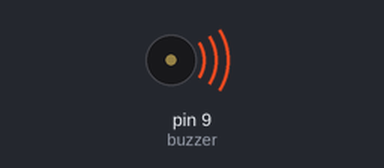
Bench run of a sketch on a simulated Arduino Uno, built with avr-gcc and run on an emulated ATmega328P. Parts: buzzer (waves = sounding).

Above: at 0.1 s.
At 2.1 s:
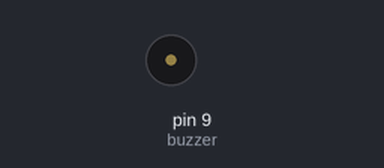
Timing chart, 0 to 3.6 s (numbered marks = the images above):
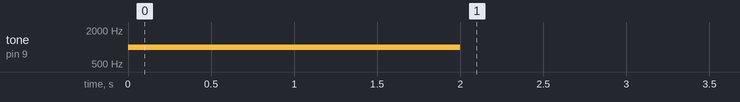

The sketch:

beep.ino
```cpp
// C++ code
//

const int buzzer = 9; //buzzer to arduino pin 9
int i =0;
void setup(){
  pinMode(buzzer, OUTPUT); // Set buzzer - pin 9 as an output
}

void loop(){
  if(i==0){
    tone(buzzer,1000);
    delay(2000);
    noTone(buzzer);
    i++;
  }


}
```

Measured:
- by itself, tone on pin 9 (buzzer): silent → 1000 Hz at 0.00 s, → silent 2.0 s later
